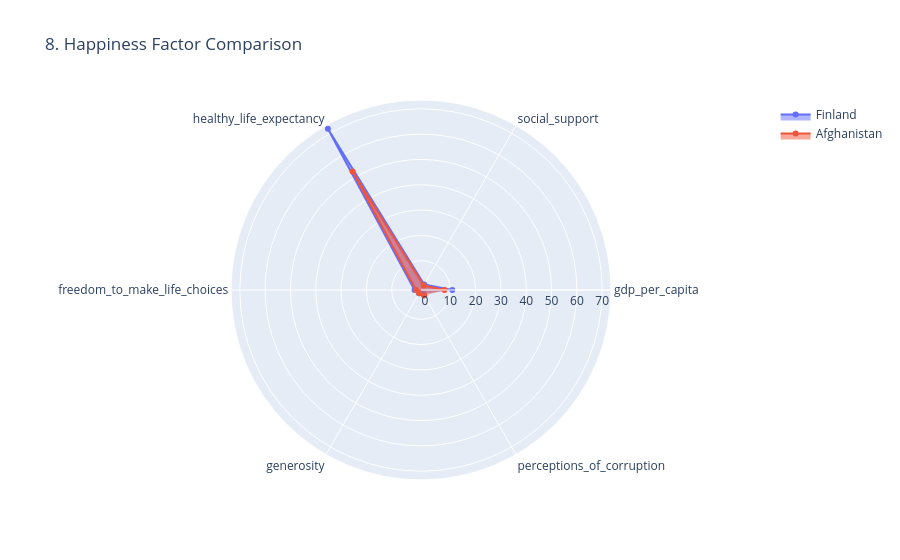

The cell this chart's notebook holds for it:
### Code cell
# 8. Radar Chart Comparison
if all(col in df_2021.columns for col in ["country", "social_support", "freedom_to_make_life_choices"]):
    metrics = ["gdp_per_capita", "social_support", "healthy_life_expectancy",
              "freedom_to_make_life_choices", "generosity", "perceptions_of_corruption"]
    metrics = [m for m in metrics if m in df_2021.columns]
    if metrics:
        compare = df_2021[df_2021["country"].isin(["Finland", "Afghanistan"])]
        fig8 = go.Figure()
        for _, row in compare.iterrows():
            fig8.add_trace(go.Scatterpolar(
                r=row[metrics], 
                theta=metrics, 
                fill='toself', 
                name=row["country"]
            ))
        fig8.update_layout(polar=dict(radialaxis=dict(visible=True)), 
                          title="8. Happiness Factor Comparison")
        fig8.show()

### Figure 1 — Plotly figure (JSON) as saved in the notebook; plotly's stock layout.template omitted (floating-point values rounded to 4 significant figures)
{"data": [{"fill": "toself", "name": "Finland", "r": [10.78, 0.954, 72, 0.949, -0.098, 0.186], "theta": ["gdp_per_capita", "social_support", "healthy_life_expectancy", "freedom_to_make_life_choices", "generosity", "perceptions_of_corruption"], "type": "scatterpolar"}, {"fill": "toself", "name": "Afghanistan", "r": [7.695, 0.463, 52.49, 0.382, -0.102, 0.924], "theta": ["gdp_per_capita", "social_support", "healthy_life_expectancy", "freedom_to_make_life_choices", "generosity", "perceptions_of_corruption"], "type": "scatterpolar"}], "layout": {"polar": {"radialaxis": {"visible": true}}, "title": {"text": "8. Happiness Factor Comparison"}}}
